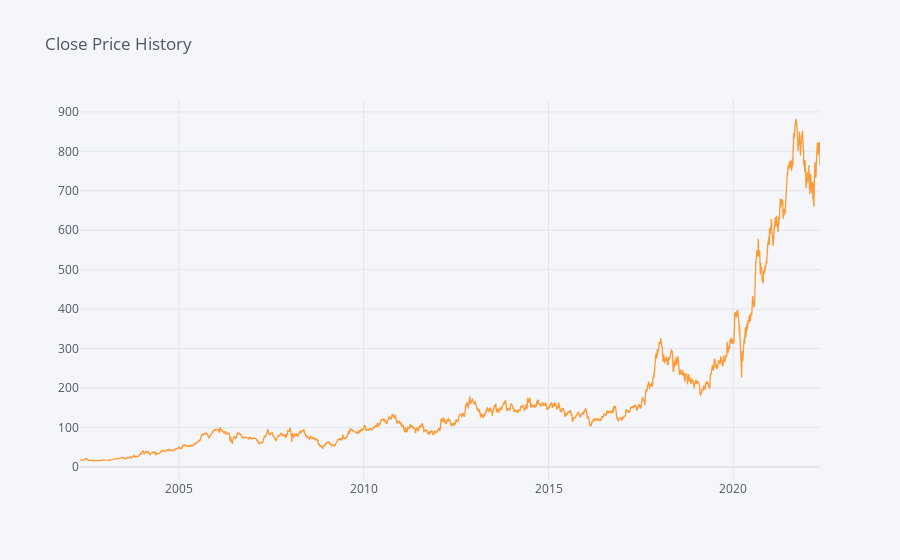

This figure's notebook cell:
### Code cell
Tata_df['Close'].iplot(kind = 'line',title = 'Close Price History')

### Figure 1 — Plotly figure (JSON) as saved in the notebook; plotly's stock layout.template omitted (floating-point values rounded to 4 significant figures; data arrays with more than 128 entries replaced by an {"elided": "..."} marker saying what was removed)
{"data": [{"line": {"color": "rgba(255, 153, 51, 1.0)", "dash": "solid", "shape": "linear", "width": 1.3}, "mode": "lines", "name": "Close", "text": "", "type": "scatter", "x": {"elided": "4974 str values"}, "y": {"elided": "4974 float values"}}], "layout": {"legend": {"bgcolor": "#F5F6F9", "font": {"color": "#4D5663"}}, "paper_bgcolor": "#F5F6F9", "plot_bgcolor": "#F5F6F9", "title": {"font": {"color": "#4D5663"}, "text": "Close Price History"}, "xaxis": {"gridcolor": "#E1E5ED", "showgrid": true, "tickfont": {"color": "#4D5663"}, "title": {"font": {"color": "#4D5663"}, "text": ""}, "zerolinecolor": "#E1E5ED"}, "yaxis": {"gridcolor": "#E1E5ED", "showgrid": true, "tickfont": {"color": "#4D5663"}, "title": {"font": {"color": "#4D5663"}, "text": ""}, "zerolinecolor": "#E1E5ED"}}}
